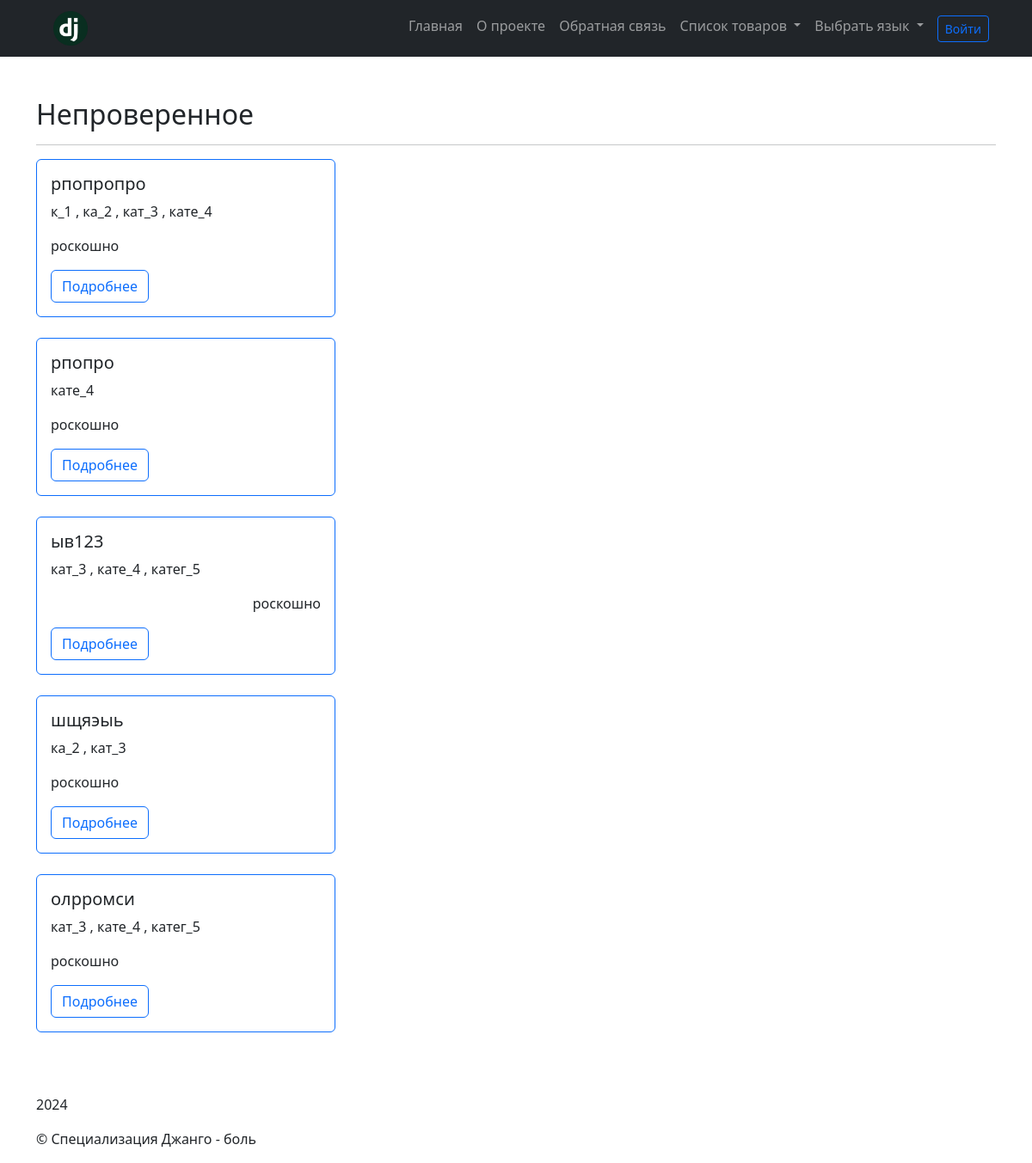
The app's page /catalog/unverified-items/ with its own data.
### catalog/models.py (models this page shows)
class Item(core.models.TimeStampedModel):
    objects = catalog.managers.ItemManager()
    created = django.db.models.DateTimeField(
        translation.gettext_lazy("дата создания"),
        auto_now_add=True,
        null=True,
    )
    updated = django.db.models.DateTimeField(
        translation.gettext_lazy("последнее изменение"),
        auto_now=True,
        null=True,
    )
    category = django.db.models.ForeignKey(
        Category,
        on_delete=django.db.models.CASCADE,
        related_name="items",
        related_query_name="item",
        verbose_name=translation.gettext_lazy("категория"),
        help_text=translation.gettext_lazy("Выберите категорию"),
    )
    tags = django.db.models.ManyToManyField(
        Tag,
        related_name="items",
        verbose_name=translation.gettext_lazy("теги"),
        help_text=translation.gettext_lazy("Выберите тэг"),
    )
    text = tinymce.models.HTMLField(
        translation.gettext_lazy("текст"),
        validators=[
            catalog.validators.ValidateMustContain(
                "превосходно",
                "роскошно",
            ),
        ],
        help_text=(
            translation.gettext_lazy(
                "Введите сообщение с содержанием следующих слов: "
                "превосходно/роскошно",
            )
        ),
    )
    is_on_main = django.db.models.BooleanField(
        translation.gettext_lazy("отображать для главной"),
        default=False,
    )
    class Meta:
        ordering = ("name",)
        verbose_name = translation.gettext_lazy("товар")
        verbose_name_plural = translation.gettext_lazy("товары")

class Tag(core.models.TimeStampedModel):
    slug = django.db.models.SlugField(
        translation.gettext_lazy("слаг"),
        max_length=200,
        help_text=translation.gettext_lazy(
            "Введите слаг для тэга, максимальная длинна - 200",
        ),
    )
    class Meta:
        ordering = ("name",)
        verbose_name = translation.gettext_lazy("тег")
        verbose_name_plural = translation.gettext_lazy("теги")

### catalog/views.py (the view)
def unverified_items(request):
    queryset = catalog.models.Item.objects.unverified_items()
    context = {
        "items": queryset,
        "view_type": "unverified_items",
    }
    return django.shortcuts.render(
        request,
        "catalog/item_filter_date.html",
        context,
    )

### catalog/managers.py (called while the page is built)
    def on_main(self):
        return (
            self.published()
            .filter(
                is_on_main=True,
            )
            .order_by(
                catalog.models.Item.name.field.name,
            )
        )

    def unverified_items(self):
        time_interval = datetime.timedelta(seconds=1)
        filtered_field = catalog.models.Item.updated.field.name
        created__gte = {
            f"{filtered_field}__gte": django.db.models.F(filtered_field)
            - time_interval,
        }
        created__lte = {
            f"{filtered_field}__lte": django.db.models.F(filtered_field)
            + time_interval,
        }
        filter_item = self.on_main().filter(**created__gte, **created__lte)
        return filter_item.order_by("?")[:5]

### templates/catalog/item_filter_date.html (shortened to what this page needs)
{% extends "base.html" %}
{% load i18n %}
{% block content %}
<h2>
{% if view_type == "new_items" %}
  {% trans "Новинки" %}
{% elif view_type == "friday_items" %}
  {% trans "Пятница" %}
{% elif view_type == "unverified_items" %}
  {% trans "Непроверенное" %}
{% endif %}
</h2>
<hr>
{% for item in items %}
<div class="row">
  {% include "includes/item_card.html" %}
</div>
{% empty %}
  {% trans "К сожалению, здесь пока ничего нет" %}
{% endfor %}
{% endblock %}

### templates/includes/item_card.html
<!DOCTYPE html>
{% load i18n %}
<div class="row">
  <div class="col-md-4 mb-4">
    <div class="card h-100 border border-primary">
      <div class="card-body">
        <h5 class="card-title">{{ item.name }}</h5>
        {% for tag in item.tags.all %}
          {{ tag.name }}
          {% if not forloop.last %},{% endif %}
        {% endfor %}
        <p class="card-text">{{ item.text|truncatewords_html:10|safe }}</p>
        <a href="{% url 'catalog:item-detail' pk=item.pk %}" class="btn btn-outline-primary">{% trans 'Подробнее' %}</a>
      </div>
    </div>
  </div>
</div>

### records on screen
Item: name "рпопропро", text "роскошно"
Tag: name "к_1"
Tag: name "ка_2"
Tag: name "кат_3"
Tag: name "кате_4"
Item: name "рпопро", text "роскошно"
Item: name "ыв123", text "роскошно"
Tag: name "катег_5"
Item: name "шщяэыь", text "роскошно"
Item: name "олрромси", text "роскошно"
